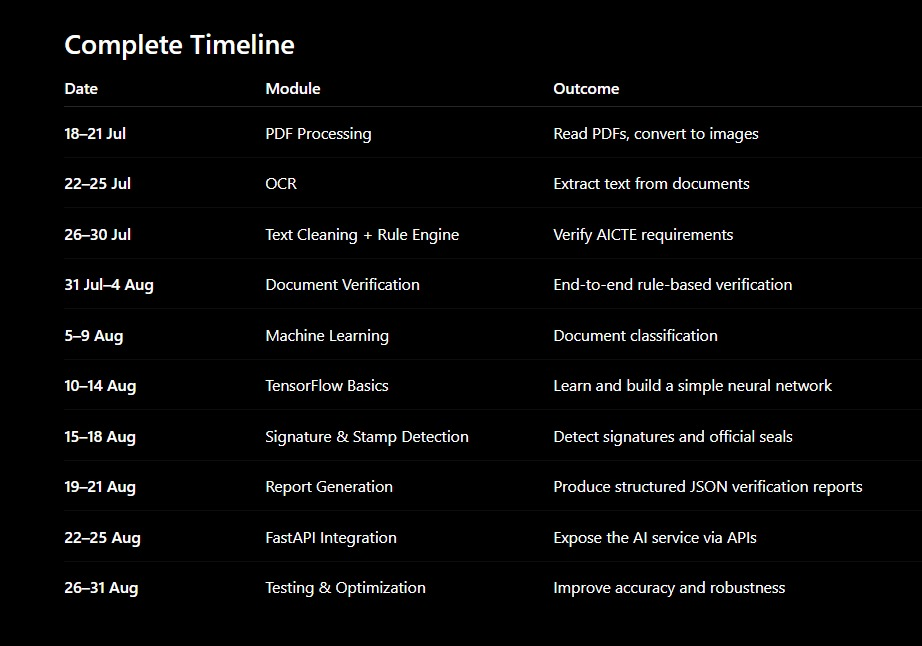
#> input picture frontend/src/assets/COMPLETE_TIMELINE.jpg, 922 x 646 px
$ python -i image_preprocessor.py   (imports and definitions only)
#> lines starting #> are read from the running program, lines starting #| are printed output that depends on the picture
import logging
from pathlib import Path
from typing import Optional, Union
from PIL import Image, ImageEnhance, ImageFilter

logger = logging.getLogger("anumati-ml.image_preprocessor")


class ImagePreprocessor:
    """
    Image enhancement and cleaning pipeline to maximize OCR recognition accuracy.
    Performs grayscale conversion, contrast enhancement, edge sharpening, and optional binarization.
    """

    def __init__(
        self,
        contrast_factor: float = 1.8,
        binarize_threshold: int = 180,
    ):
        """
        Parameters:
            contrast_factor (float): Multiplier for contrast enhancement. 1.8 is chosen
                to separate faded stamp ink and low-contrast text from paper backgrounds.
            binarize_threshold (int): Grayscale cutoff (0-255). Values > threshold become white (255),
                others become black (0). Default 180 separates dark ink from off-white scans.
        """
        self.contrast_factor = contrast_factor
        self.binarize_threshold = binarize_threshold

    def preprocess(
        self,
        image_source: Union[str, Path, Image.Image],
        output_path: Optional[Union[str, Path]] = None,
        apply_binarization: bool = False,
    ) -> Image.Image:
        """
        Enhance an image for OCR.

        Parameters:
            image_source: Path to an image file or an existing PIL Image.
            output_path: Optional path to save the preprocessed image.
            apply_binarization: Whether to apply hard 1-bit thresholding.
                Default is False because Tesseract's internal adaptive thresholding
                often yields higher accuracy on grayscale images with uneven lighting.

        Returns:
            PIL.Image: Preprocessed image in grayscale ('L') or binary ('1') mode.
        """
#> called with apply_binarization = False
        if isinstance(image_source, (str, Path)):
            with Image.open(str(image_source)) as src:
#> src is the input picture: PIL image 922x646 RGB; mean R, G, B 8.3, 8.2, 8.4
                img = src.copy()
        elif isinstance(image_source, Image.Image):
            # Explicit copy guarantees caller's original image instance is never modified
            img = image_source.copy()
        else:
            raise TypeError(f"Unsupported image source type: {type(image_source)}")

        # 1. Convert to Grayscale ('L' creates a new image instance)
        gray_img = img.convert("L")

        # 2. Enhance contrast
        enhancer = ImageEnhance.Contrast(gray_img)
        enhanced_img = enhancer.enhance(self.contrast_factor)
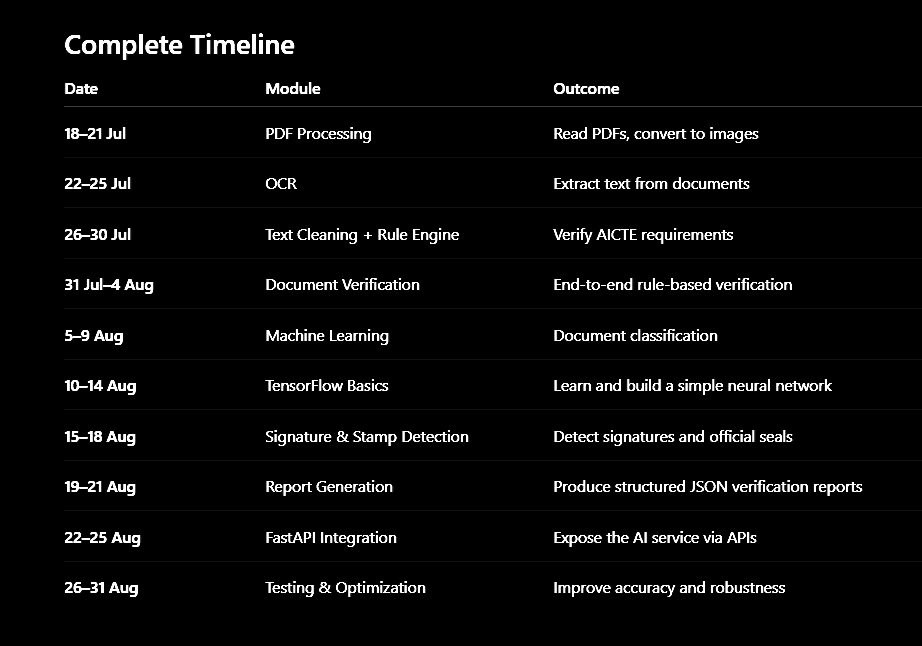
#> enhanced_img: PIL image 922x646 L; min 0, max 255, mean 9.7

        # 3. Sharpen edges to improve character definition
        sharpened_img = enhanced_img.filter(ImageFilter.SHARPEN)

        # 4. Optional Binarization (Thresholding)
        if apply_binarization:
            processed_img = sharpened_img.point(
                lambda p: 255 if p > self.binarize_threshold else 0,
                mode="1"
            )
        else:
            processed_img = sharpened_img

        if output_path:
            out_p = Path(output_path)
            out_p.parent.mkdir(parents=True, exist_ok=True)
            processed_img.save(str(out_p))
            logger.debug(f"Saved preprocessed image to: {out_p}")

        return processed_img

>>> result = ImagePreprocessor().preprocess('../../../frontend/src/assets/COMPLETE_TIMELINE.jpg')
